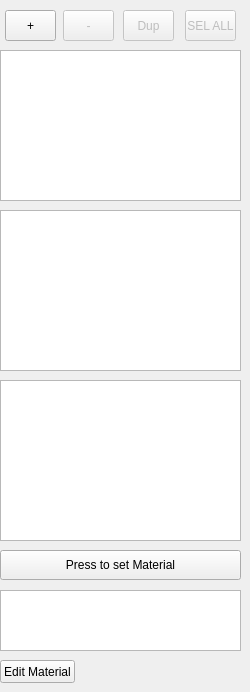
      <widget class="QWidget" name="tab">
       <attribute name="title">
        <string>Layers</string>
       </attribute>
       <widget class="QTableView" name="tblBlobProperty">
        <property name="geometry">
         <rect>
          <x>0</x>
          <y>380</y>
          <width>241</width>
          <height>161</height>
         </rect>
        </property>
        <property name="cursor" stdset="0">
         <cursorShape>ArrowCursor</cursorShape>
        </property>
        <property name="alternatingRowColors">
         <bool>true</bool>
        </property>
        <property name="showGrid">
         <bool>true</bool>
        </property>
        <attribute name="horizontalHeaderMinimumSectionSize">
         <number>15</number>
        </attribute>
       </widget>
       <widget class="QTreeView" name="treeBlob">
        <property name="geometry">
         <rect>
          <x>0</x>
          <y>210</y>
          <width>241</width>
          <height>161</height>
         </rect>
        </property>
        <property name="midLineWidth">
         <number>1</number>
        </property>
       </widget>
       <widget class="QTableView" name="tblLayers">
        <property name="geometry">
         <rect>
          <x>0</x>
          <y>50</y>
          <width>241</width>
          <height>151</height>
         </rect>
        </property>
        <property name="selectionBehavior">
         <enum>QAbstractItemView::SelectRows</enum>
        </property>
       </widget>
       <widget class="QToolButton" name="btnLayerAdd">
        <property name="geometry">
         <rect>
          <x>5</x>
          <y>10</y>
          <width>51</width>
          <height>31</height>
         </rect>
        </property>
        <property name="toolTip">
         <string>Adds a new empty layer</string>
        </property>
        <property name="text">
         <string>+</string>
        </property>
       </widget>
       <widget class="QToolButton" name="btnLayerDelete">
        <property name="enabled">
         <bool>false</bool>
        </property>
        <property name="geometry">
         <rect>
          <x>63</x>
          <y>10</y>
          <width>51</width>
          <height>31</height>
         </rect>
        </property>
        <property name="toolTip">
         <string>Removes current active layer</string>
        </property>
        <property name="text">
         <string>-</string>
        </property>
       </widget>
       <widget class="QPushButton" name="btnPrimitiveColor">
        <property name="geometry">
         <rect>
          <x>0</x>
          <y>550</y>
          <width>241</width>
          <height>30</height>
         </rect>
        </property>
        <property name="autoFillBackground">
         <bool>true</bool>
        </property>
        <property name="text">
         <string>Press to set Material</string>
        </property>
        <property name="shortcut">
         <string>Space</string>
        </property>
        <property name="flat">
         <bool>false</bool>
        </property>
       </widget>
       <widget class="QToolButton" name="btnLayerDuplicate">
        <property name="enabled">
         <bool>false</bool>
        </property>
        <property name="geometry">
         <rect>
          <x>123</x>
          <y>10</y>
          <width>51</width>
          <height>31</height>
         </rect>
        </property>
        <property name="toolTip">
         <string>Duplicates active layer as a new one.</string>
        </property>
        <property name="text">
         <string>Dup</string>
        </property>
       </widget>
       <widget class="QToolButton" name="btnLayerSelectAll">
        <property name="enabled">
         <bool>false</bool>
        </property>
        <property name="geometry">
         <rect>
          <x>185</x>
          <y>10</y>
          <width>51</width>
          <height>31</height>
         </rect>
        </property>
        <property name="toolTip">
         <string>Selects all primitives within current layer</string>
        </property>
        <property name="text">
         <string>SEL ALL</string>
        </property>
       </widget>
       <widget class="QTableView" name="tblColors">
        <property name="geometry">
         <rect>
          <x>0</x>
          <y>590</y>
          <width>241</width>
          <height>61</height>
         </rect>
        </property>
        <property name="sizePolicy">
         <sizepolicy hsizetype="Expanding" vsizetype="Fixed">
          <horstretch>0</horstretch>
          <verstretch>0</verstretch>
         </sizepolicy>
        </property>
        <attribute name="horizontalHeaderVisible">
         <bool>false</bool>
        </attribute>
        <attribute name="verticalHeaderVisible">
         <bool>false</bool>
        </attribute>
       </widget>
       <widget class="QPushButton" name="btnEditMaterial">
        <property name="geometry">
         <rect>
          <x>0</x>
          <y>660</y>
          <width>75</width>
          <height>23</height>
         </rect>
        </property>
        <property name="text">
         <string>Edit Material</string>
        </property>
       </widget>
      </widget>
